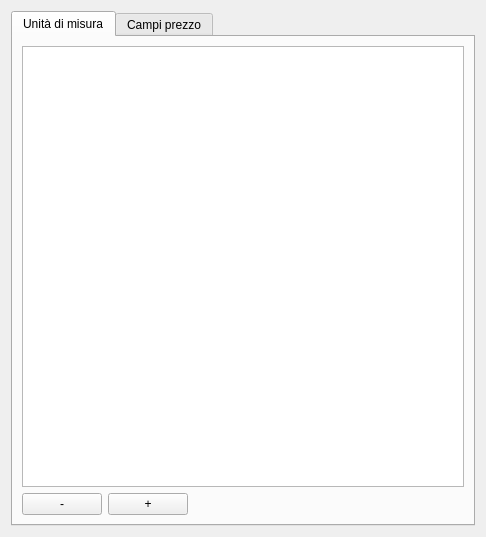
<?xml version="1.0" encoding="UTF-8"?>
<ui version="4.0">
 <class>GeneralDataGUI</class>
 <widget class="QWidget" name="GeneralDataGUI">
  <property name="geometry">
   <rect>
    <x>0</x>
    <y>0</y>
    <width>486</width>
    <height>537</height>
   </rect>
  </property>
  <property name="windowTitle">
   <string>Informazioni generali sul computo</string>
  </property>
  <layout class="QGridLayout" name="gridLayout">
   <item row="0" column="0">
    <widget class="QTabWidget" name="priceFieldTab">
     <property name="currentIndex">
      <number>0</number>
     </property>
     <widget class="QWidget" name="unitMeasureTab">
      <attribute name="title">
       <string>Unità di misura</string>
      </attribute>
      <layout class="QGridLayout" name="gridLayout_2">
       <item row="1" column="0">
        <widget class="QPushButton" name="unitMeasureDelPButton">
         <property name="text">
          <string>-</string>
         </property>
        </widget>
       </item>
       <item row="1" column="1">
        <widget class="QPushButton" name="unitMeasureAddPButton">
         <property name="text">
          <string>+</string>
         </property>
        </widget>
       </item>
       <item row="1" column="2">
        <spacer name="horizontalSpacer_2">
         <property name="orientation">
          <enum>Qt::Horizontal</enum>
         </property>
         <property name="sizeHint" stdset="0">
          <size>
           <width>40</width>
           <height>20</height>
          </size>
         </property>
        </spacer>
       </item>
       <item row="0" column="0" colspan="3">
        <widget class="QTableView" name="unitMeasureView">
         <property name="sizePolicy">
          <sizepolicy hsizetype="Expanding" vsizetype="Expanding">
           <horstretch>0</horstretch>
           <verstretch>0</verstretch>
          </sizepolicy>
         </property>
         <property name="minimumSize">
          <size>
           <width>350</width>
           <height>0</height>
          </size>
         </property>
         <property name="maximumSize">
          <size>
           <width>600</width>
           <height>16777215</height>
          </size>
         </property>
        </widget>
       </item>
      </layout>
     </widget>
     <widget class="QWidget" name="tab">
      <attribute name="title">
       <string>Campi prezzo</string>
      </attribute>
      <layout class="QGridLayout" name="gridLayout_3">
       <item row="1" column="1">
        <widget class="QPushButton" name="addPriceFieldPushButton">
         <property name="text">
          <string>+</string>
         </property>
        </widget>
       </item>
       <item row="1" column="0">
        <widget class="QPushButton" name="delPriceFieldPushButton">
         <property name="text">
          <string>-</string>
         </property>
        </widget>
       </item>
       <item row="1" column="2">
        <spacer name="horizontalSpacer">
         <property name="orientation">
          <enum>Qt::Horizontal</enum>
         </property>
         <property name="sizeHint" stdset="0">
          <size>
           <width>40</width>
           <height>20</height>
          </size>
         </property>
        </spacer>
       </item>
       <item row="0" column="0" colspan="3">
        <widget class="QTableView" name="priceFieldTableView"/>
       </item>
      </layout>
     </widget>
    </widget>
   </item>
  </layout>
 </widget>
 <resources/>
 <connections/>
</ui>
